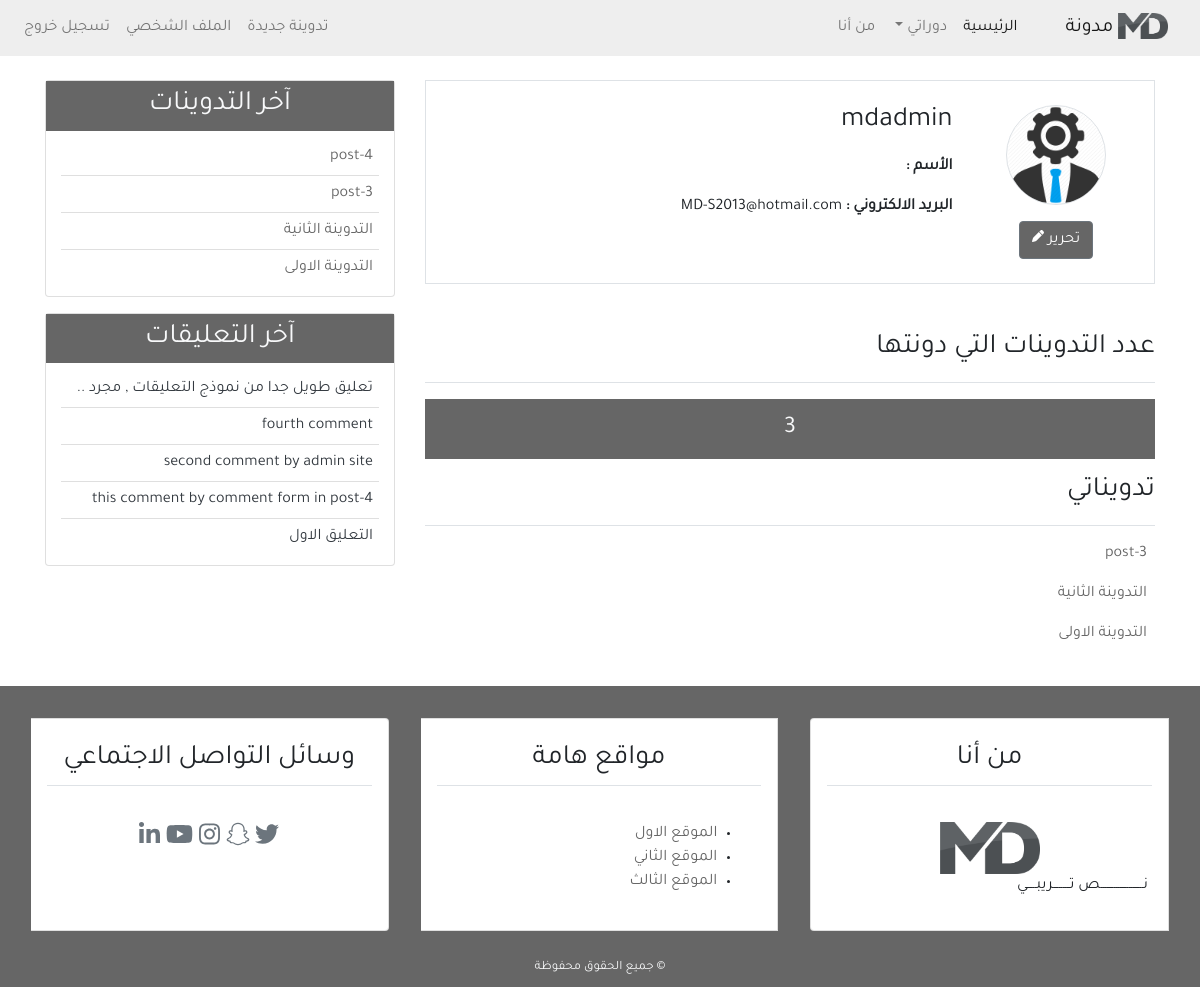
/profile/ (signed in), run on the app's committed database.
### user/models.py (models this page shows, shortened)
class Profile(models.Model):                                                    # -20a
    image = models.ImageField(default='default.jpg', upload_to='profile_pics')  # -20a
    user = models.OneToOneField(User, on_delete=models.CASCADE)

### blog/models.py (models this page shows, shortened)
class Post(models.Model):                                           # -5a
    title = models.CharField(max_length=100)
    content = models.TextField()
    post_date = models.DateTimeField(default=timezone.now)           # (auto_now_add=True)
    post_update = models.DateTimeField(auto_now=True)
    author = models.ForeignKey(User, on_delete=models.CASCADE)
    class Meta:                                                     # -6b
        ordering = ('-post_date', )

class Comment(models.Model):                                        # -8a
    name = models.CharField(max_length=50, verbose_name='الاسم')    # -9c add arabic word
    email = models.EmailField(verbose_name='البريد الالكتروني')
    body = models.TextField(verbose_name='نص التعليق')
    cmnt_date = models.DateTimeField(auto_now=True)
    active = models.BooleanField(default=False)
    post = models.ForeignKey(Post, on_delete=models.CASCADE, related_name='comments')
    class Meta:                                                     # -8e
        ordering = ('-cmnt_date', )

### user/views.py (the view)
def profile(request):                                           # -18a
    posts = Post.objects.filter(author=request.user)            # -19a
    return render(request, 'user/profile.html', {
        'page_title': 'الملف الشخصي',
        'posts': posts
    })

### blog/templatetags/post_tag.py (called while the page is built)
@register.inclusion_tag('blog/latest_posts.html')       # -12a
def latest_posts():
    context = {
        'l_posts': Post.objects.all()[0:5]
    }
    return context

@register.inclusion_tag('blog/latest_comments.html')       # -13a
def latest_comments():
    context = {
        'l_comments': Comment.objects.filter(active=True)[0:5]
    }
    return context

### user/templates/user/profile.html (shortened to what this page needs)
{% extends 'blog/base.html' %}
{% load static %}
{% block content %}
<div class="border p-4 mb-5">
    <div class="row">
        <div class="col-md-3 text-center">
            <img src="{{user.profile.image.url}}"
                class="img-fluid rounded-circle border" alt="صورة الناشر" width="100px">
            <div class="mt-3">
                <a href="" class="btn btn-secondary bg-secondary">تحرير <i class="fas fa-pen fa-xs"></i></a>
            </div>
        </div>
        <div class="col-md-9">
            <h3 class="mb-3">{{user.username}}</h3>
            <p class="font-weight-bold">الأسم : </p>
            <p class="font-weight-bold">البريد الالكتروني : <span class="font-weight-normal">{{user.email}}</span></p>
        </div>
    </div>
</div>
<div class="row mb-4">
    <div class="col-md">
        <h3 class="border-bottom pb-3 mb-3">عدد التدوينات التي دونتها</h3>
        <h4 class="bg-secondary text-center text-light p-3">{{posts.count}}</h4>
        <h3 class="border-bottom mb-3 pb-3 mt-3">تدويناتي</h3>
        {% for post in posts %}
        <ul class="pr-2">
            <a href="{% url 'detail_url' post.id %}">{{ post.title }}</a>
        </ul>
        {% empty %}
        <h4 class="text-center mb-4">لا توجد تدوينات</h4>
        {% endfor %}
    </div>
</div>
{% endblock content %}

### blog/templates/blog/latest_posts.html
<ul class="list-group-flush latest_post">
    {% for post in l_posts %}
        <li class="list-group-item latest_post_item">
            <a href="{% url 'detail_url' post.id %}">{{ post.title }}</a>
        </li>
    {% endfor %}
</ul>

### blog/templates/blog/latest_comments.html
<ul class="list-group-flush latest_comment">
    {% for comment in l_comments %}
        <li class="list-group-item latest_comment_item">
            <a class="text-dark" href="{% url 'detail_url' comment.post.id %}">
                {% if comment.body|length > 40 %}
                {{ comment.body|slice:'40' }} ..
                {% else %}
                {{ comment.body }}
                {% endif %}
            </a>
        </li>
    {% empty %}
    <li class="list-group-item latest_comment_item">لا توجد تعليقات</li>
    {% endfor %}
</ul>

### blog/static/blog/css/main.css (style rules this page uses)
html, body { direction: rtl; text-align: right; }
body { font-family: 'Tajawal', 'sans-serif'; }
.bg-secondary { background-color: #666 !important; }
a { color: #666; }
.latest_post, .latest_comment { padding: 0 15px; }
.latest_post .latest_post_item, .latest_comment .latest_comment_item { padding: 6px; }
.latest_post li:first-child, .latest_comment li:first-child { border-top: 0; }
.latest_post li:last-child, .latest_comment li:last-child { border-bottom: 0; padding-bottom: 0; }

### data on the page
Post: title "post-3"
Post: title "التدوينة الثانية"
Post: title "التدوينة الاولى"
Post: title "post-4"
Comment: body "تعليق طويل جدا من نموذج التعليقات , مجرد"
Comment: body "fourth comment"
Comment: body "second comment by admin site"
Comment: body "this comment by comment form in post-4"
Comment: body "التعليق الاول"

### other printed values
{{ user.username }} "mdadmin"
{{ user.email }} "MD-S2013@hotmail.com"
{{ posts.count }} "3"
